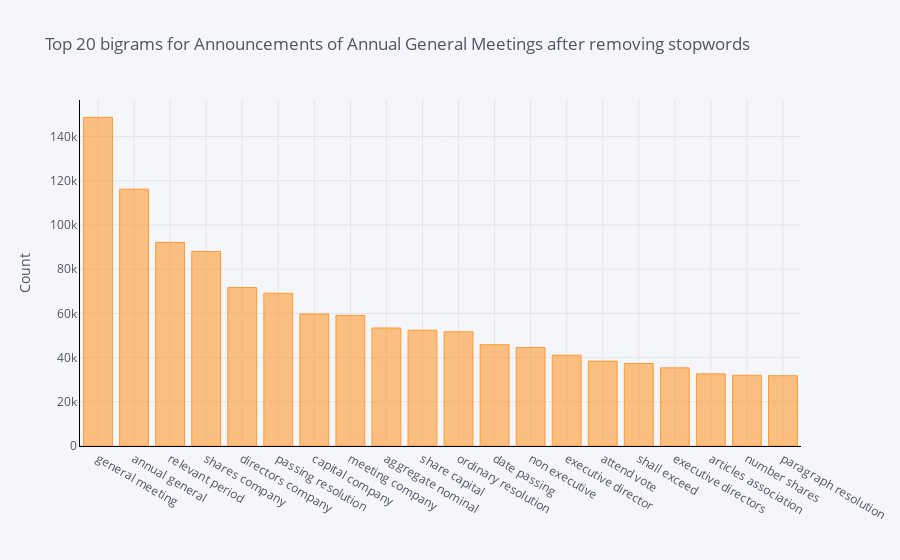

Write notebook code for a chart like this one.
### Markdown cell above
As we can see above, the bigram "chapter 14a" is the 5th most common bigram in the Connected Transactions dataset. Given my experience representing listed companies in Hong Kong legally, I am aware that the rules regarding connected transactions are provided in Chapter 14A of the Listing Rules of the Stock Exchange.

### Code cell
df_temp = pd.DataFrame(get_top_n_bigrams(agm.Text, 20), columns = ['Text' , 'count'])
df_temp.groupby('Text').sum()['count'].sort_values(ascending=False).iplot(
    kind='bar', yTitle='Count', linecolor='black', title='Top 20 bigrams for Announcements of Annual General Meetings after removing stopwords')

### Figure 1 — Plotly figure (JSON) as saved in the notebook; plotly's stock layout.template omitted (floating-point values rounded to 4 significant figures)
{"data": [{"marker": {"color": "rgba(255, 153, 51, 0.6)", "line": {"color": "rgba(255, 153, 51, 1.0)", "width": 1}}, "name": "count", "orientation": "v", "text": "", "type": "bar", "x": ["general meeting", "annual general", "relevant period", "shares company", "directors company", "passing resolution", "capital company", "meeting company", "aggregate nominal", "share capital", "ordinary resolution", "date passing", "non executive", "executive director", "attend vote", "shall exceed", "executive directors", "articles association", "number shares", "paragraph resolution"], "y": [148702, 116205, 92130, 87996, 71688, 69108, 59741, 59046, 53378, 52386, 51653, 45827, 44564, 41097, 38397, 37319, 35352, 32651, 32002, 31804]}], "layout": {"legend": {"bgcolor": "#F5F6F9", "font": {"color": "#4D5663"}}, "paper_bgcolor": "#F5F6F9", "plot_bgcolor": "#F5F6F9", "title": {"font": {"color": "#4D5663"}, "text": "Top 20 bigrams for Announcements of Annual General Meetings after removing stopwords"}, "xaxis": {"gridcolor": "#E1E5ED", "linecolor": "black", "showgrid": true, "tickfont": {"color": "#4D5663"}, "title": {"font": {"color": "#4D5663"}, "text": ""}, "zerolinecolor": "#E1E5ED"}, "yaxis": {"gridcolor": "#E1E5ED", "linecolor": "black", "showgrid": true, "tickfont": {"color": "#4D5663"}, "title": {"font": {"color": "#4D5663"}, "text": "Count"}, "zerolinecolor": "#E1E5ED"}}}
